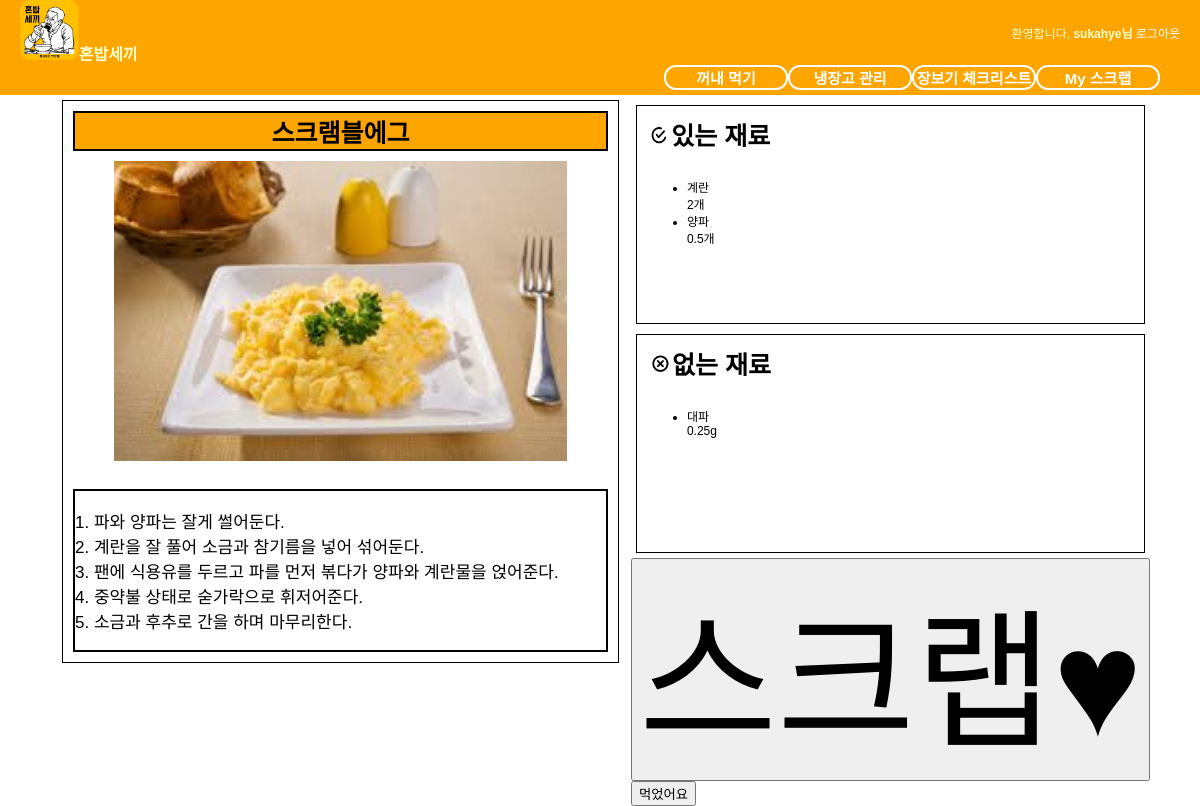
Before: /fridge/3/menu_detail/ (signed in) with the older database file.
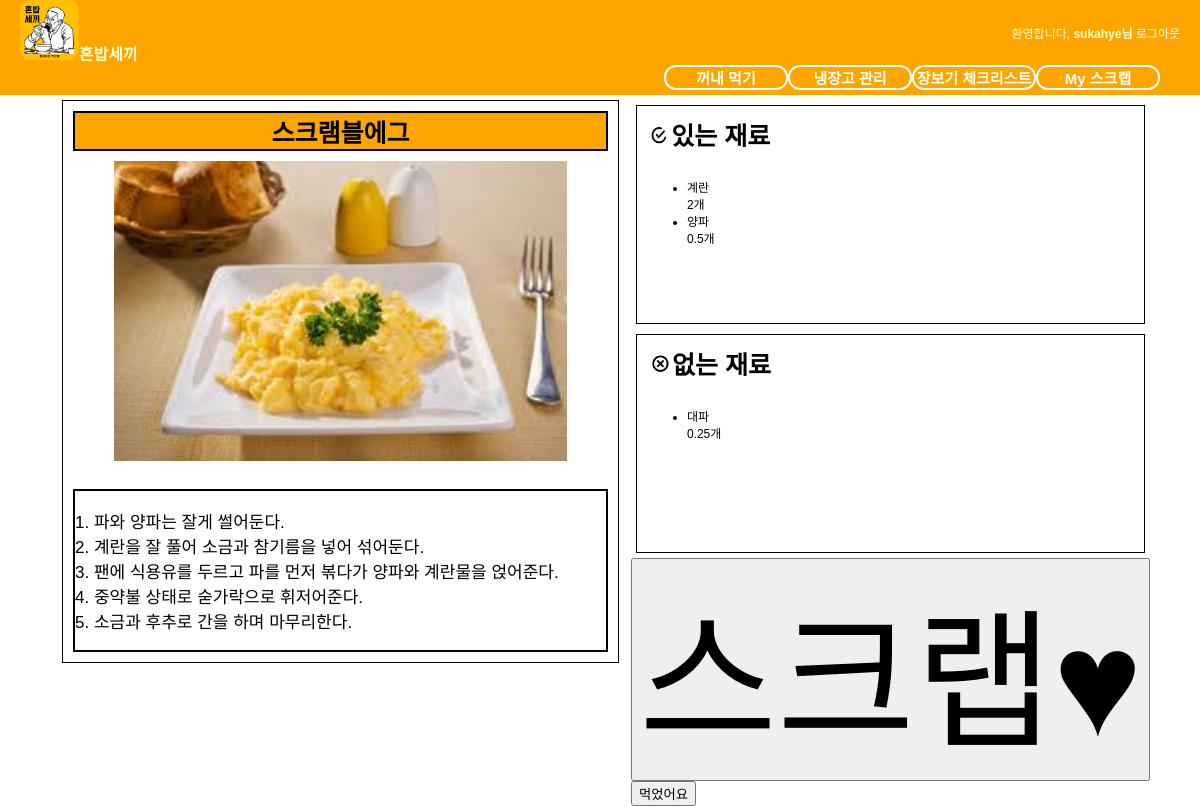
After: the same page with the newer database file.
### fridge/models.py (models this page shows, shortened)
class Ingredient(models.Model):
    ingredientName = models.CharField(max_length=50)
    type = models.IntegerField(default=0)
    category = models.IntegerField(default=0)
    storageMethod = models.IntegerField(default=0)
    unit = models.CharField(max_length=100)
    defaultValue = models.IntegerField(default=0)
    ingredientCode = models.IntegerField(default=0)

### fridge/views.py (the view, shortened to what this page needs)
# urls.py: url(r'^(?P<pk>[0-9]+)/menu_detail/$', RecommendationDetail.as_view(), name='menu_detail'),
class RecommendationDetail(View):
    def get(self, request, pk):
        template_name = 'fridge/menu_detail.html'
        recom_menu = get_object_or_404(Menu, pk=pk)
        yes_ingre, no_ingre = Recommendation.has_what(request.user, pk)
        return render(request, template_name, {'menu': recom_menu,
                                               'yes_ingre': yes_ingre,
                                               'no_ingre': no_ingre})

### fridge/fields.py (called while the page is built)
    def to_python(self, value):
        if self.blank and not value:
            return None
        if isinstance(value, six.string_types):
            try:
                return json.loads(value)
            except Exception as e:
                raise ValidationError(str(e))
        else:
            return value

        def from_db_value(self, value, expression, connection):
            return self.to_python(value)

### fridge/templates/fridge/menu_detail.html (shortened to what this page needs)
{% extends "base.html" %}
{% load staticfiles %}
{% block extrastyle %}{% static "fridge/menu_detail.css" %}{% endblock %}
{% block content %}
<div id="content">
    <div class="wrapper">
        <div id="recipe">
            <p class="menuTitle" style="text-align:center">{{ menu.menu_name }}</p>
            {% if menu.menu_image %}
            <img src="{{ menu.menu_image.url }}" height="300"> <br><br>
            {% else %}
            <img src="//:0" height="300" title="사진 불러오기"> <br><br>
            {% endif %}
            <div class="menuDescription">
              <p>{{ menu.recipe.description|linebreaks }}</p>
            </div>
        </div>
        <div class="ingredients">
            <div id="yes_ingredients">
                <p class="title"><img src="{% static 'img/checkbox.png' %}" style="height:20px;">있는 재료</p> <br>
                <ul>
                    {% for ingre_code, ingre_weight in yes_ingre.items %}
                    <li>{{ ingre_code.ingredientName }}<br>
                        {{ ingre_weight }}{{ ingre_code.unit }}</li>
                    {% endfor %}
                </ul>
            </div>
            <div id="no_ingredients">
                <p class="title"><img src="{% static 'img/xbox.png' %}" style="height:20px;">없는 재료</p> <br>
                <ul>
                    {% for ingre_code, ingre_weight in no_ingre.items %}
                    <li>{{ ingre_code.ingredientName }}<br>
                        {{ ingre_weight }}{{ ingre_code.unit }}
                    </li>
                    {% endfor %}
                </ul>
            </div>
            <div class = "scrap">
                <form onclick="scrapReaction" id="scrapbutton" method="POST" action="{% url 'fridge:do_scrap' menu.id %}">{% csrf_token %}<input type="submit" style="font-size:150px;" value="스크랩&hearts;"></form>
            </div>
            <div>
            <form method="POST" action="{% url 'fridge:menu_detail' menu.id %}">{% csrf_token %}<input type="submit" value="먹었어요"></form>
            </div>
        </div>
    </div>
</div>
{% endblock %}

Changed rows visible on the page:
changed Ingredient "대파": unit "g" → "개"
